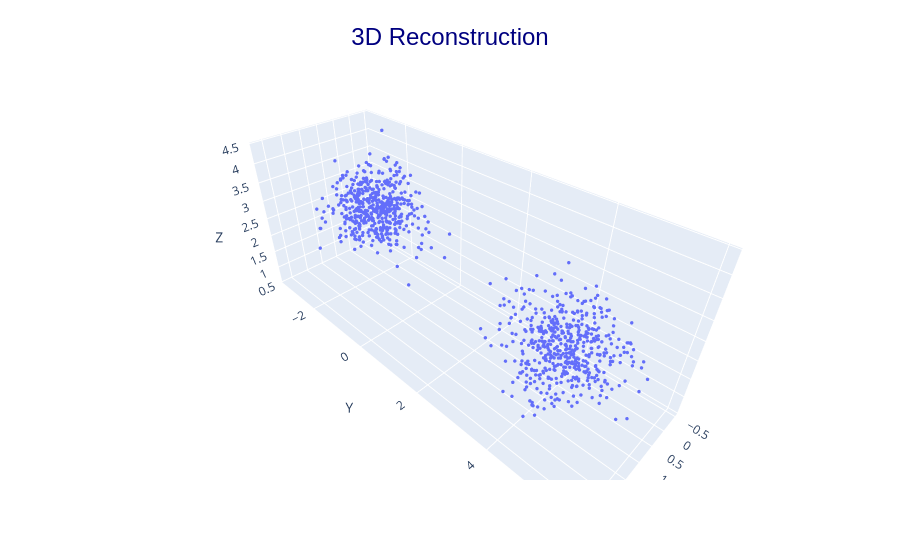
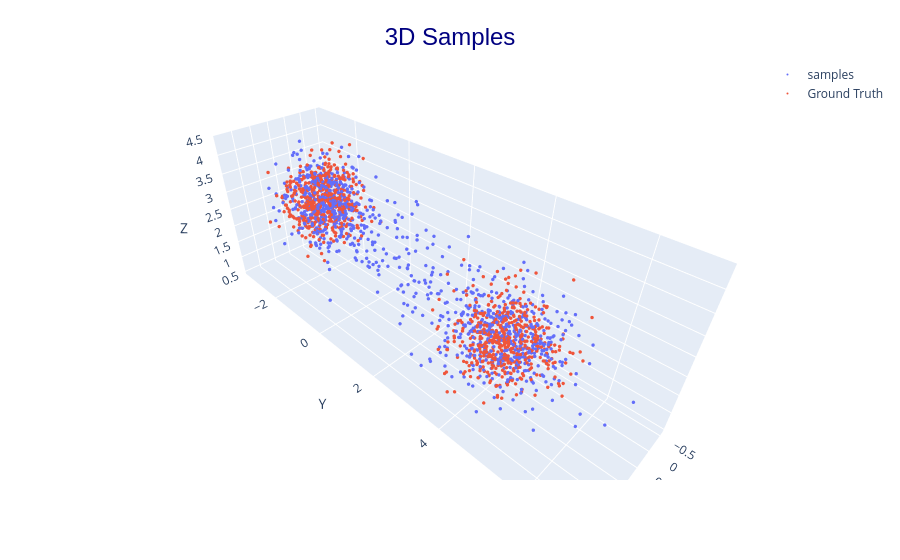

The code cell stored with these charts, in order, in its notebook:
### Code cell
plot_vae(stein_global_vae, sub_key, False)

### Figure 1 — Plotly figure (JSON) as saved in the notebook; plotly's stock layout.template omitted (floating-point values rounded to 4 significant figures; data arrays with more than 128 entries replaced by an {"elided": "..."} marker saying what was removed)
{"data": [{"marker": {"size": 2}, "mode": "markers", "name": "recon", "type": "scatter3d", "x": {"elided": "1000 float values"}, "y": {"elided": "1000 float values"}, "z": {"elided": "1000 float values"}}], "layout": {"margin": {"t": 60}, "scene": {"xaxis": {"title": {"text": "X"}}, "yaxis": {"title": {"text": "Y"}}, "zaxis": {"title": {"text": "Z"}}}, "title": {"font": {"color": "navy", "family": "Arial", "size": 24}, "text": "3D Reconstruction", "x": 0.5, "y": 0.95}}}

### Figure 2 — Plotly figure (JSON) as saved in the notebook; plotly's stock layout.template omitted (floating-point values rounded to 4 significant figures; data arrays with more than 128 entries replaced by an {"elided": "..."} marker saying what was removed)
{"data": [{"marker": {"size": 2}, "mode": "markers", "name": "samples", "type": "scatter3d", "x": {"elided": "1000 float values"}, "y": {"elided": "1000 float values"}, "z": {"elided": "1000 float values"}}, {"marker": {"size": 2}, "mode": "markers", "name": "Ground Truth", "type": "scatter3d", "x": {"elided": "1000 float values"}, "y": {"elided": "1000 float values"}, "z": {"elided": "1000 float values"}}], "layout": {"margin": {"t": 60}, "scene": {"xaxis": {"title": {"text": "X"}}, "yaxis": {"title": {"text": "Y"}}, "zaxis": {"title": {"text": "Z"}}}, "title": {"font": {"color": "navy", "family": "Arial", "size": 24}, "text": "3D Samples", "x": 0.5, "y": 0.95}}}
